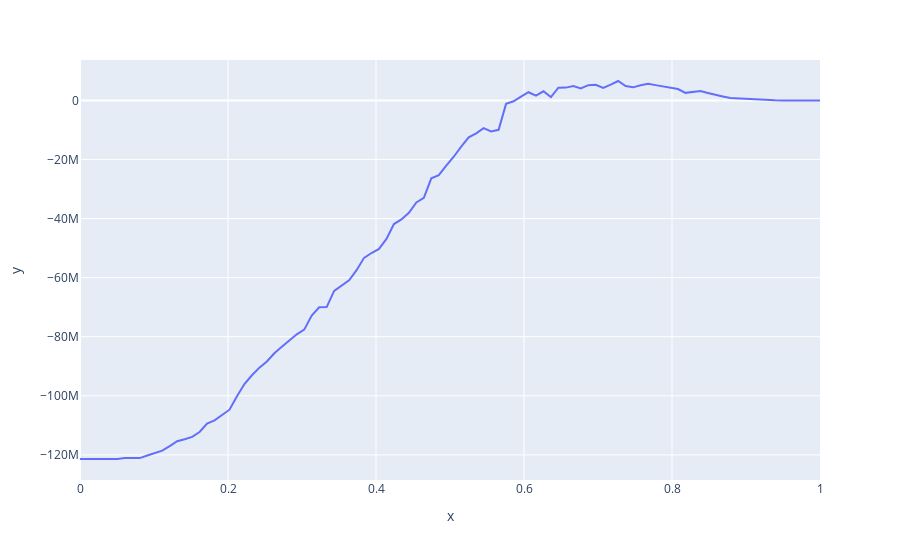

Here is the notebook cell this chart was saved with:
### Code cell
px.line(x=threshold_list, y=pnl_list)
